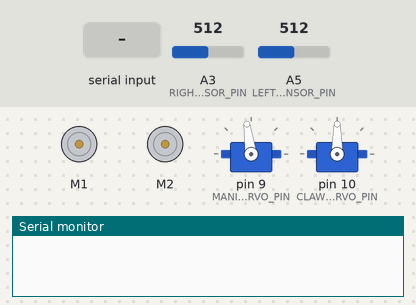
Bench run of a sketch on a simulated Arduino Uno, built with avr-gcc and run on an emulated ATmega328P. On the bench: 2 × DC motor (green arrow = forward, orange = backward, longer = faster), 2 × servo, the last lines printed to the serial monitor. The inputs (shaded band) are chosen by the test bench; at power-on: A3 (RIGHT_SENSOR_PIN) = 512, A5 (LEFT_SENSOR_PIN) = 512.

Above: at 1.2 s.
1.3 s: "<D>" received over Serial
At 1.6 s:
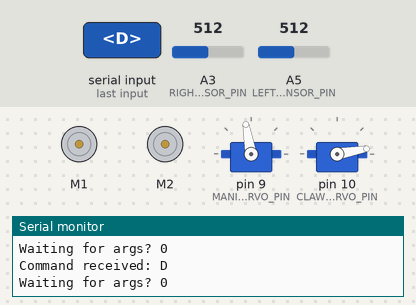
4.3 s: byte 71 ('G') received over Serial
At 7.0 s:
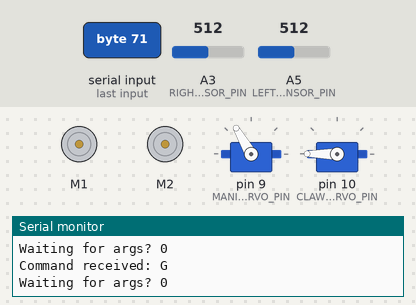
7.3 s: byte 70 ('F') received over Serial
At 8.0 s:
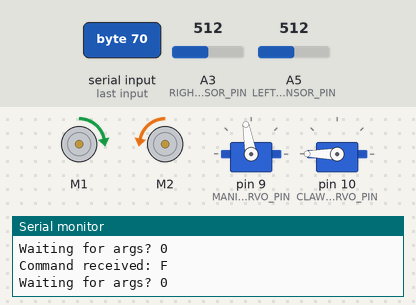
8.8 s: byte 83 ('S') received over Serial
At 9.1 s:
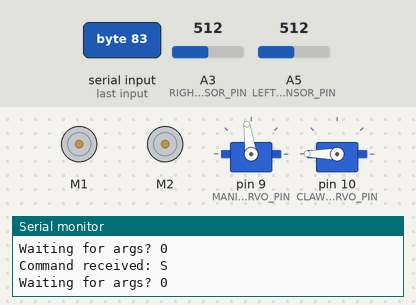
10.3 s: byte 66 ('B') received over Serial
At 11.5 s:
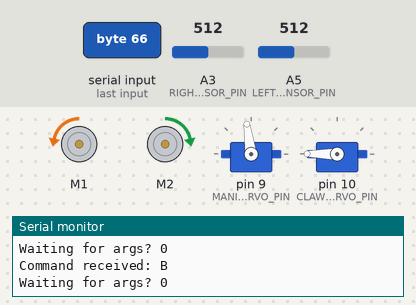
11.8 s: A3 (RIGHT_SENSOR_PIN) set to 888
13.3 s: A3 (RIGHT_SENSOR_PIN) set to 907
At 13.7 s:
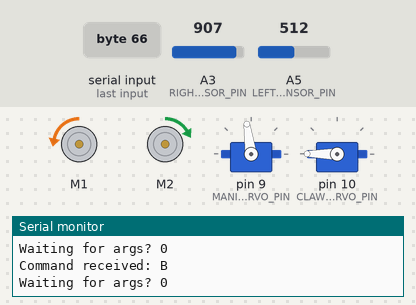
Timing chart, 0 to 15.8 s (numbered marks = the images above; inputs shaded):
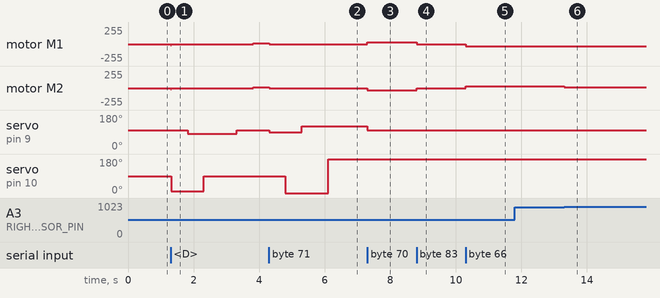

The sketch:

serialMotorController.ino
```cpp
#include <Wire.h>
#include <Adafruit_MotorShield.h>
#include <Servo.h>
#define FORWARD 1
#define BACKWARD 2
#define RELEASE 3

Servo manip_servo;
Servo claw_servo;
Adafruit_MotorShield MS;
Adafruit_DCMotor *leftm, *rightm;
const byte LEFT_MOTOR_PORT = 1;
const byte RIGHT_MOTOR_PORT = 2;
const int LEFT_SENSOR_PIN = A5, RIGHT_SENSOR_PIN = A3;
const int LEFT_SENSOR_THRESH = 970;
const int RIGHT_SENSOR_THRESH = 900;
const int LEFT_HALL_A_PIN = 1, LEFT_HALL_B_PIN = 2;
const int RIGHT_HALL_A_PIN = 3, RIGHT_HALL_B_PIN = 4;
const int MANIPULATOR_SERVO_PIN = 9;
const int CLAW_SERVO_PIN = 10;
int la_prevstate = 0, lb_prevstate = 0, ra_prevstate = 0, rb_prevstate = 0;
int la_state = 0, lb_state = 0, ra_state = 0, rb_state = 0;
int left_sensor, right_sensor;
int left_encoder = 0, right_encoder = 0;
char incoming_msg[3] = ""; //three bytes of data
char command_arg[3];
char command;
int actual_speed;
boolean argParse = false;
boolean foundLine = false;
boolean unknownCommandFlag = false;
int cs = 90;

void setup() {
  Serial.begin(9600);
  MS = Adafruit_MotorShield();
  MS.begin();
  leftm = MS.getMotor(LEFT_MOTOR_PORT);
  rightm = MS.getMotor(RIGHT_MOTOR_PORT);
  leftm -> setSpeed(0);
  rightm -> setSpeed(0);
  leftm -> run(FORWARD);
  rightm -> run(BACKWARD);
  manip_servo.attach(MANIPULATOR_SERVO_PIN);
  claw_servo.attach(CLAW_SERVO_PIN);
  manip_servo.write(98); //actually the front servo that opens and closes claw
  claw_servo.write(90); //actually the back servo that extends and retracts claw
}

void loop() {

  //Encoder accumulating
  accumulateEncoders();

  //Command parsing
  if (Serial.available()) {
    if (!argParse) {
      command = Serial.read();
      Serial.print("Command received: " + String(command) + "\n");
      unknownCommandFlag = true;
      resetDriveParams();
      //flag argParse if command needs additional argument
      argParse = (command == 'L' || command == 'R');
      Serial.print("Waiting for args? " + String(argParse) + "\n");
    } else {
      //we are looking for arguments to command
      //currently only looking for 3 byte arguments
      if (Serial.available() >= 3) { //4 bytes indicates 3 bytes and one string terminator
        Serial.readBytes(incoming_msg, 3);
        //store 3 bytes of argument
        command_arg[2] = incoming_msg[0];
        command_arg[1] = incoming_msg[1];
        command_arg[0] = incoming_msg[2];
        Serial.print("Argument received: " + String(command_arg[2]) + String(command_arg[1]) + String(command_arg[0]) + "\n");
        argParse = false; //deflag argParse so we can read the next msg
      }
    }
  }

  //Command execution
  switch (command) { //Continually operate on last received command
    case 'L': //Control Left Motor
      if (!argParse) {
        //only set motor speed when we get the desired speed
        leftm -> setSpeed(atoi(command_arg));
      }
      break;

    case 'R': //Control Right Motor
      if (!argParse) {
        //only set motor speed when we get the desired speed
        rightm -> setSpeed(atoi(command_arg));
      }
      break;

    case 'S': //Stop
      drive(0, 0);
      //claw_servo.write(90);
      manip_servo.write(98);
      break;

    case 'F': //Follow Line
      followLine();
      break;

    case '<': //Turn left until you find a line
      findLineLeft();
      break;

    case '>': //Turn right until you find a line
      findLineRight();
      break;

    case 'G': //Grab
      grab();
      break;

    case 'D': //Drop
      drop();
      break;

    case 'B': //Back
      backup();
      break;


    default:
      //change nothing
      if (unknownCommandFlag) {
        Serial.print("Unknown command received: " + String(command) + "\n");
      }
      unknownCommandFlag = false;
      break;
  }
}

void findLineLeft() {
  left_sensor = analogRead(LEFT_SENSOR_PIN);
  //Serial.print("Left Sensor: " + String(left_sensor) +  "\n");

  if (!foundLine) {
    if (left_sensor < LEFT_SENSOR_THRESH) {
      drive(-15, 15);
    } else {
      foundLine = true;
    }
  } else {
    if (left_sensor > LEFT_SENSOR_THRESH) {
      drive(-15, 15);
    } else {
      delay(500);
      drive(0, 0);
    }
  }
}

void findLineRight() {
  right_sensor = analogRead(RIGHT_SENSOR_PIN);
  //Serial.print("Right Sensor: " + String(right_sensor) +  "\n");

  if (!foundLine) {
    if (right_sensor < RIGHT_SENSOR_THRESH) {
      drive(15, -15);
    } else {
      foundLine = true;
    }
  } else {
    if (right_sensor > RIGHT_SENSOR_THRESH) {
      drive(15, -15);
    } else {
      delay(500);
      drive(0, 0);
    }
  }
}

void grab() {
  drive(0, 0);
  manip_servo.write(90);
  delay(500);
  claw_servo.write(0);
  delay(500);
  manip_servo.write(120);
  delay(800);
  //claw_servo.write(90);
  claw_servo.write(180);
  delay(1200);
  manip_servo.write(100);
  command = 'S';
}

void drop() {
  drive(0, 0);
  claw_servo.write(10);
  manip_servo.write(100);
  delay(500);
  manip_servo.write(80);
  delay(500);
  claw_servo.write(90);
  delay(1000);
  manip_servo.write(100);
  delay(500);
  //claw_servo.write(90);
  manip_servo.write(98);
  command = 'S';
}

void backup() {
  left_sensor = analogRead(LEFT_SENSOR_PIN);
  right_sensor = analogRead(RIGHT_SENSOR_PIN);
  //Serial.print("Left Sensor: " + String(left_sensor) +  "\n");
  //Serial.print("Right Sensor: " + String(right_sensor) +  "\n");

  if (left_sensor > LEFT_SENSOR_THRESH) {
    //Left sensor is over line
    //Swerve left until left sensor is not over line
    drive(-10, -30); //Slow down left wheel to swerve left
  } else if (right_sensor > RIGHT_SENSOR_THRESH) {
    //Right sensor is over line
    //Swerve right until right sensor is not over line
    drive(-30, -10); //Slow down right wheel to swerve right
  } else {
    //No sensors are over line
    //Drive straight
    drive(-30, -30);
  }
}


void followLine() {
  left_sensor = analogRead(LEFT_SENSOR_PIN);
  right_sensor = analogRead(RIGHT_SENSOR_PIN);
  //Serial.print("Left Sensor: " + String(left_sensor) +  "\n");
  //Serial.print("Right Sensor: " + String(right_sensor) +  "\n");

  if (left_sensor > LEFT_SENSOR_THRESH) {
    //Left sensor is over line
    //Swerve left until left sensor is not over line
    drive(5, 50); //Slow down left wheel to swerve left
  } else if (right_sensor > RIGHT_SENSOR_THRESH) {
    //Right sensor is over line
    //Swerve right until right sensor is not over line
    drive(50, 5); //Slow down right wheel to swerve right
  } else {
    //No sensors are over line
    //Drive straight
    drive(30, 30);
  }
}

void drive(int l, int r) { // helper function to drive motors
  if (l<0) {
    leftm -> run(BACKWARD);
    leftm -> setSpeed(-1*l);
  } else {
    leftm -> run(FORWARD);
    leftm -> setSpeed(l);
  }

  if (r<0) {
    rightm -> run(FORWARD);
    rightm -> setSpeed(-1*r);
  } else {
    rightm -> run(BACKWARD);
    rightm -> setSpeed(r);
  }
}

void resetDriveParams() {
  foundLine = false;
}

void accumulateEncoders() {
  accumulateEncoder_Left_A();
  accumulateEncoder_Left_B();
  accumulateEncoder_Right_A();
  accumulateEncoder_Right_B();
}

void accumulateEncoder_Left_A() {
  //Trigger on edge of signal (rising or falling)
  if (la_state != la_prevstate) {
    left_encoder = left_encoder + 1;
    la_prevstate = la_state;
  }
}

void accumulateEncoder_Left_B() {
  //Trigger on edge of signal (rising or falling)
  if (lb_state != lb_prevstate) {
    left_encoder = left_encoder + 1;
    lb_prevstate = lb_state;
  }
}

void accumulateEncoder_Right_A() {
  //Trigger on edge of signal (rising or falling)
  if (ra_state != ra_prevstate) {
    right_encoder = right_encoder + 1;
    ra_prevstate = ra_state;
  }
}

void accumulateEncoder_Right_B() {
  //Trigger on edge of signal (rising or falling)
  if (rb_state != rb_prevstate) {
    right_encoder = right_encoder + 1;
    rb_prevstate = rb_state;
  }
}
```

Measured:
- after the input at 1.3 s, motor M1, motor M2: stopped → forward 15/255 after 2.5 s; servo on pin 9 (MANIPULATOR_SERVO_PIN): 98° → 100° at once, → 80° 0.50 s later, → 100° 1.5 s later, → 98° 0.50 s later; servo on pin 10 (CLAW_SERVO_PIN): 90° → 10° at once, → 90° 1.0 s later
- after the input at 4.3 s, motor M1, motor M2: forward 15/255 → stopped at once; servo on pin 9 (MANIPULATOR_SERVO_PIN): 98° → 90° at once, → 120° 1.0 s later; servo on pin 10 (CLAW_SERVO_PIN): 90° → 0° after 0.50 s, → 180° 1.3 s later
- after the input at 7.3 s, motor M1: stopped → forward 30/255 at once; motor M2: stopped → backward 30/255 at once
- after the input at 8.8 s, motor M1: forward 30/255 → stopped at once; motor M2: backward 30/255 → stopped at once; servo on pin 9 (MANIPULATOR_SERVO_PIN): 100° → 98° at once
- after the input at 10.3 s, motor M1: stopped → backward 30/255 at once; motor M2: stopped → forward 30/255 at once
- after the input at 11.8 s, every drawn part: stays the same
- after the input at 13.3 s, motor M2: forward 30/255 → forward 10/255 at once
